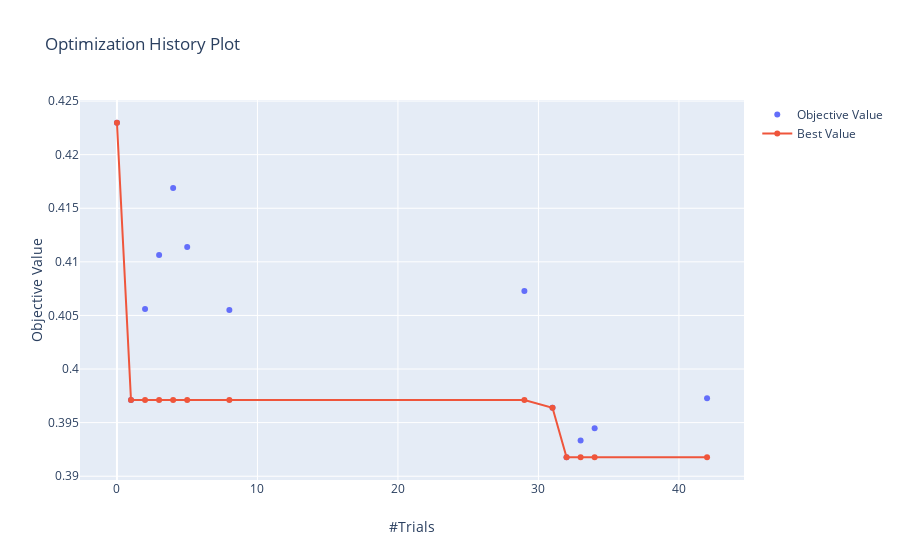

This figure's notebook cell:
### Markdown cell above
## Optimization history

It is a best score's history, blue dot is the score of this trial and orange line show the best score.<br>
Note that blue dot is not in the all trial, because we turned on pruning thus many of the trials are stopped before getting final objective value.

### Code cell
optuna.visualization.plot_optimization_history(study)

### Figure 1 — Plotly figure (JSON) as saved in the notebook; plotly's stock layout.template omitted (floating-point values rounded to 4 significant figures)
{"data": [{"mode": "markers", "name": "Objective Value", "type": "scatter", "x": [0, 1, 2, 3, 4, 5, 8, 29, 31, 32, 33, 34, 42], "y": [0.423, 0.3971, 0.4056, 0.4106, 0.4169, 0.4114, 0.4055, 0.4073, 0.3964, 0.3918, 0.3933, 0.3945, 0.3973]}, {"name": "Best Value", "type": "scatter", "x": [0, 1, 2, 3, 4, 5, 8, 29, 31, 32, 33, 34, 42], "y": [0.423, 0.3971, 0.3971, 0.3971, 0.3971, 0.3971, 0.3971, 0.3971, 0.3964, 0.3918, 0.3918, 0.3918, 0.3918]}], "layout": {"title": {"text": "Optimization History Plot"}, "xaxis": {"title": {"text": "#Trials"}}, "yaxis": {"title": {"text": "Objective Value"}}}}
